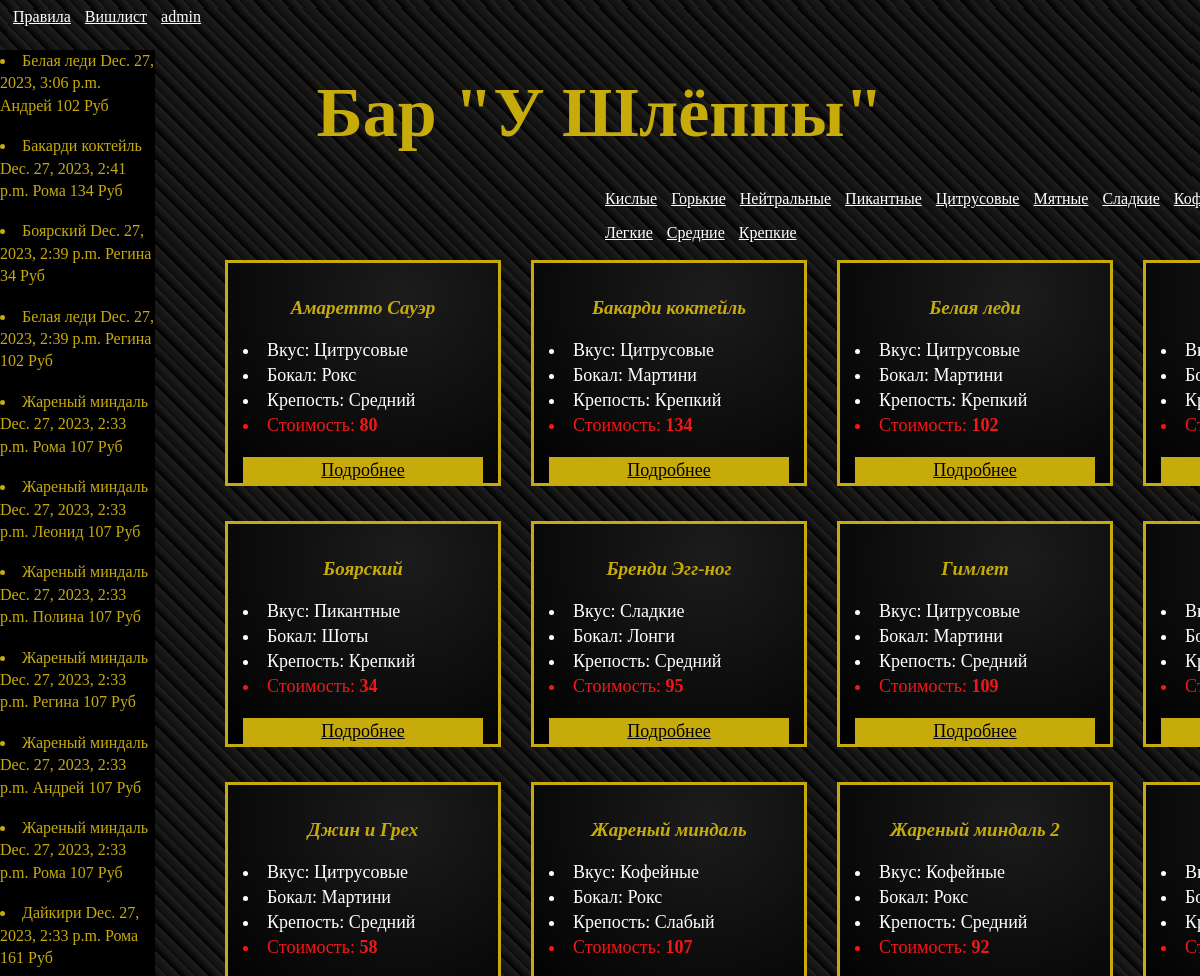
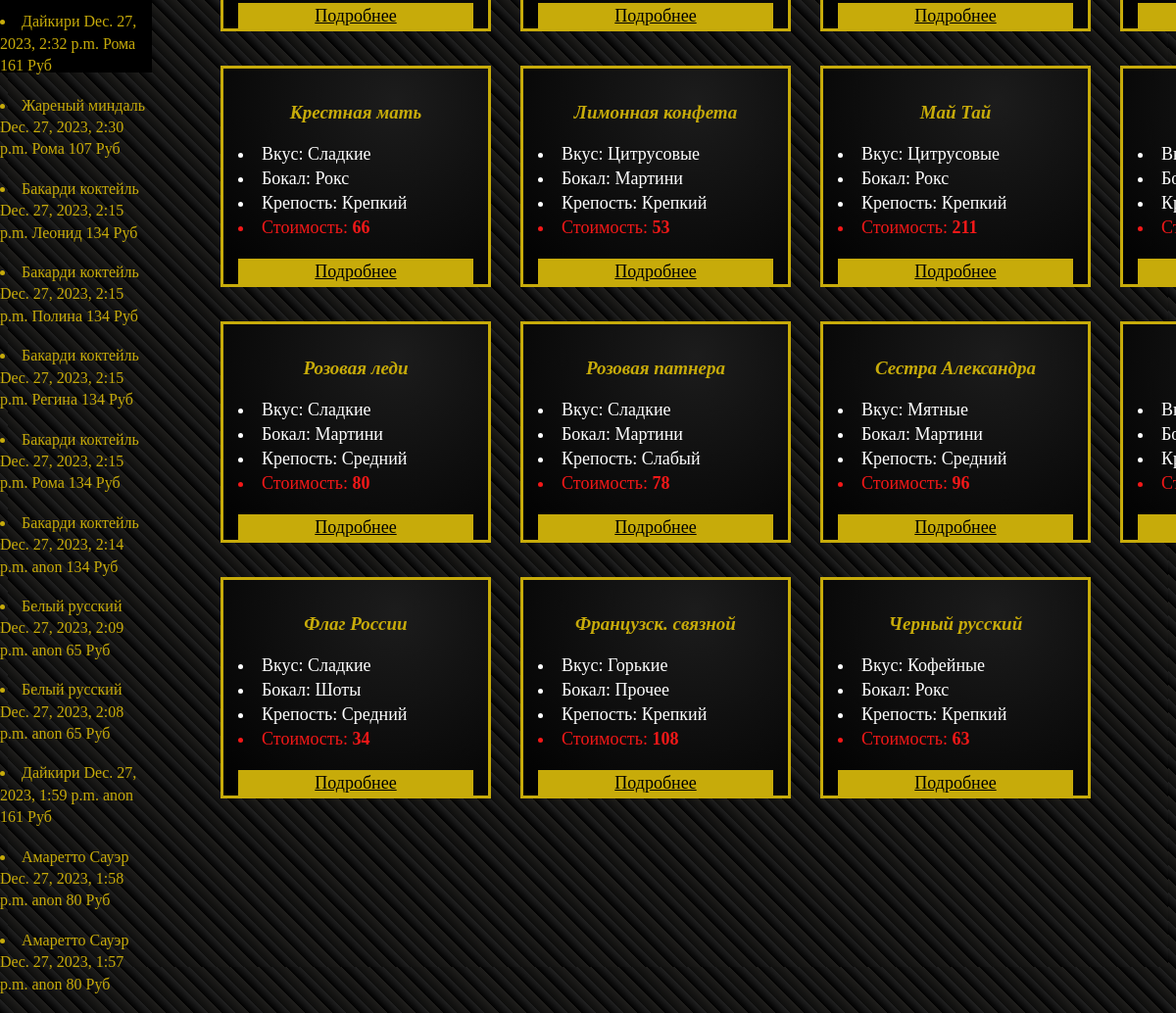
The page / on the database its author committed (2 pictures, top to bottom).
### cocktails/models.py (models this page shows)
class Cocktail(models.Model):
    name = models.CharField(max_length=200)
    ingridients = models.ManyToManyField(Ingridient)
    alcohol = models.ForeignKey(Alcohol, blank=True, on_delete=models.CASCADE)
    taste = models.ForeignKey(Taste, blank=True, on_delete=models.CASCADE)
    group = models.ForeignKey(Group, blank=True, on_delete=models.CASCADE)
    cost = models.IntegerField(default=1)
    comment = models.CharField(max_length=400, default='Это коктейль')
    img = models.ImageField(upload_to='media/', default='media/default.jpg')
    def __str__(self):
        return self.name

class Taste(models.Model):
    name = models.CharField(max_length=200)
    def __str__(self):
        return self.name

class Group(models.Model):
    name = models.CharField(max_length=200)
    def __str__(self):
        return self.name

class Alcohol(models.Model):
    name = models.CharField(max_length=200)
    def __str__(self):
        return self.name

class Bill(models.Model):
    timestamp = models.DateTimeField()
    cock_name = models.CharField(max_length=30)
    cost = models.IntegerField()
    client = models.CharField(max_length=20, default='anon')

### cocktails/views.py (the view)
# urls.py: path('', views.get_queryset, name='index'),
def get_queryset(request):
    not_aval_set = get_available()
    cocks = Cocktail.objects.all().exclude(id__in=not_aval_set).order_by('name')
    bills = show_bills()
    context = {
        'cocks': cocks,
        'bills': bills,
    }
    return render(request, 'cocktails/index.html', context=context)

### cocktails/views.py (called while the page is built)
def get_available():
    not_aval = []
    connect = sqlite3.connect('db.sqlite3')
    cursor = connect.cursor()
    cursor.execute(
        f"SELECT cocktails_ingridient_cost.cocktail_id_id FROM cocktails_ingridient_cost JOIN cocktails_ingridient ON cocktails_ingridient_cost.ingridient_id_id=cocktails_ingridient.id WHERE cocktails_ingridient.availability is False")
    not_aval_cocks = cursor.fetchall()
    connect.close()
    for cock in not_aval_cocks:
        not_aval.append(cock[0])
    not_aval_set = set(not_aval)
    return not_aval_set

def show_bills():
    today = str(date.today())
    bills = Bill.objects.filter(timestamp__icontains=today).order_by('-timestamp')
    return bills

### cocktails/templates/cocktails/index.html (shortened to what this page needs)
{% extends 'cocktails/base.html' %}
{% load static %}
{% block content %}
<!DOCTYPE html>
<html lang="en">
<head>
    <link type="text/css" href="{% static 'cocktails/css/style1.css' %}" rel="stylesheet">
</head>
<body>
<a href="http://127.0.0.1:8000/rules">Правила</a> <a href="http://127.0.0.1:8000/wishlist">Вишлист</a> <a href="http://127.0.0.1:8000/admin">admin</a>
<h1> Бар "У Шлёппы"</h1>
<div class="cont">
    <div class="cats">
    <a href="/taste/1">Кислые</a>
    <a href="/taste/2">Горькие</a>
    <a href="/taste/3">Нейтральные</a>
    <a href="/taste/4">Пикантные</a>
    <a href="/taste/5">Цитрусовые</a>
    <a href="/taste/6">Мятные</a>
    <a href="/taste/7">Сладкие</a>
    <a href="/taste/11">Кофейные</a>
    <a href="/alcohol/3">Легкие</a>
    <a href="/alcohol/2">Средние</a>
    <a href="/alcohol/1">Крепкие</a>
</div>
<div class="flex">
{% for i in cocks %}
    <div class="flex-itm"><h3>{{ i }}</h3>
    <li>Вкус: {{ i.taste }}</li>
    <li>Бокал: {{ i.group }}</li>
    <li>Крепость: {{ i.alcohol }}</li>
    <li class="cost">Стоимость: <b>{{ i.cost }}</b></li>
    <p class="button"><a class="lenk" href="{% url 'cocktail' i.pk %}">Подробнее</a></p></div>
{% endfor %}
</div>
</div>
</body>
</html>
{% endblock %}

### cocktails/templates/cocktails/base.html (shortened to what this page needs)
{% load static %}
<head>
</head>
<body>
            {% block content %}
            {% endblock %}
<div class='bills'>
{% for bill in bills %}
    <li>{{ bill.cock_name }} {{ bill.timestamp }} {{ bill.client }} {{ bill.cost }} Руб</li>
    <br>
{% endfor %}
</div>
</body>

### cocktails/static/cocktails/css/style1.css (style rules this page uses)
html, body { padding: 0px; color: #c7ab0a; background: repeating-linear-gradient(45deg, #000000, #212121 10px, #0d0d0c 10px, #1f1e1c 20px); font-family: Gill Sans; }
h1 { text-align: center; font-size: 70px; font-family: Marker Felt; }
h3 { font-style: italic; text-align: center; color: #c7ab0a; font-size: 19px; }
a { color: #FFFFFF; margin: 5px; padding: 0px; }
li { line-height: 140%; }
.flex { display: flex; width: 1600px; height: 500px; flex-flow: wrap; margin-top: 0px; margin-left: 0px; padding: 40px; }
.flex-itm { margin: 15px; padding: 15px; width: 240px; height: 190px; font-size: 18px; border: 3px solid #c7ab0a; background: radial-gradient(circle at 65% 15%, #1c1c1c, #000000); color: #FFFFFF; margin-top: 20px; }
.cost { margin: 0px; padding: 0px; color: #f21818; }
.button { border: 3px solid #c7ab0a; text-align: center; background: #c7ab0a; font-style: bold; }
.lenk { color: #000000; font-style: bold; }
.bills { width: 155px; height: 1000px; position: absolute; top:50px; left:0px; background: #000000; }

### rows shown on the page
Cocktail: name "Амаретто Сауэр", taste "Цитрусовые", group "Рокс", alcohol "Средний", cost "80"
Cocktail: name "Бакарди коктейль", taste "Цитрусовые", group "Мартини", alcohol "Крепкий", cost "134"
Cocktail: name "Белая леди", taste "Цитрусовые", group "Мартини", alcohol "Крепкий", cost "102"
Cocktail: name "Боярский", taste "Пикантные", group "Шоты", alcohol "Крепкий", cost "34"
Cocktail: name "Бренди Эгг-ног", taste "Сладкие", group "Лонги", alcohol "Средний", cost "95"
Cocktail: name "Гимлет", taste "Цитрусовые", group "Мартини", alcohol "Средний", cost "109"
Cocktail: name "Джин и Грех", taste "Цитрусовые", group "Мартини", alcohol "Средний", cost "58"
Cocktail: name "Жареный миндаль", taste "Кофейные", group "Рокс", alcohol "Слабый", cost "107"
Cocktail: name "Жареный миндаль 2", taste "Кофейные", group "Рокс", alcohol "Средний", cost "92"
Cocktail: name "Крестная мать", taste "Сладкие", group "Рокс", alcohol "Крепкий", cost "66"
Cocktail: name "Лимонная конфета", taste "Цитрусовые", group "Мартини", alcohol "Крепкий", cost "53"
Cocktail: name "Май Тай", taste "Цитрусовые", group "Рокс", alcohol "Крепкий", cost "211"
Cocktail: name "Розовая леди", taste "Сладкие", group "Мартини", alcohol "Средний", cost "80"
Cocktail: name "Розовая патнера", taste "Сладкие", group "Мартини", alcohol "Слабый", cost "78"
Cocktail: name "Сестра Александра", taste "Мятные", group "Мартини", alcohol "Средний", cost "96"
Cocktail: name "Флаг России", taste "Сладкие", group "Шоты", alcohol "Средний", cost "34"
Cocktail: name "Французск. связной", taste "Горькие", group "Прочее", alcohol "Крепкий", cost "108"
Cocktail: name "Черный русский", taste "Кофейные", group "Рокс", alcohol "Крепкий", cost "63"
Bill: cock_name "Белая леди", timestamp "Dec. 27, 2023, 3:06 p.m.", client "Андрей", cost "102"
Bill: cock_name "Бакарди коктейль", timestamp "Dec. 27, 2023, 2:41 p.m.", client "Рома", cost "134"
Bill: cock_name "Боярский", timestamp "Dec. 27, 2023, 2:39 p.m.", client "Регина", cost "34"
Bill: cock_name "Белая леди", timestamp "Dec. 27, 2023, 2:39 p.m.", client "Регина", cost "102"
Bill: cock_name "Жареный миндаль", timestamp "Dec. 27, 2023, 2:33 p.m.", client "Рома", cost "107"
Bill: cock_name "Жареный миндаль", timestamp "Dec. 27, 2023, 2:33 p.m.", client "Леонид", cost "107"
Bill: cock_name "Жареный миндаль", timestamp "Dec. 27, 2023, 2:33 p.m.", client "Полина", cost "107"
Bill: cock_name "Жареный миндаль", timestamp "Dec. 27, 2023, 2:33 p.m.", client "Регина", cost "107"
Bill: cock_name "Жареный миндаль", timestamp "Dec. 27, 2023, 2:33 p.m.", client "Андрей", cost "107"
Bill: cock_name "Жареный миндаль", timestamp "Dec. 27, 2023, 2:33 p.m.", client "Рома", cost "107"
Bill: cock_name "Дайкири", timestamp "Dec. 27, 2023, 2:33 p.m.", client "Рома", cost "161"
Bill: cock_name "Дайкири", timestamp "Dec. 27, 2023, 2:32 p.m.", client "Рома", cost "161"
Bill: cock_name "Жареный миндаль", timestamp "Dec. 27, 2023, 2:30 p.m.", client "Рома", cost "107"
Bill: cock_name "Бакарди коктейль", timestamp "Dec. 27, 2023, 2:15 p.m.", client "Леонид", cost "134"
Bill: cock_name "Бакарди коктейль", timestamp "Dec. 27, 2023, 2:15 p.m.", client "Полина", cost "134"
Bill: cock_name "Бакарди коктейль", timestamp "Dec. 27, 2023, 2:15 p.m.", client "Регина", cost "134"
Bill: cock_name "Бакарди коктейль", timestamp "Dec. 27, 2023, 2:15 p.m.", client "Рома", cost "134"
Bill: cock_name "Бакарди коктейль", timestamp "Dec. 27, 2023, 2:14 p.m.", client "anon", cost "134"
Bill: cock_name "Белый русский", timestamp "Dec. 27, 2023, 2:09 p.m.", client "anon", cost "65"
Bill: cock_name "Белый русский", timestamp "Dec. 27, 2023, 2:08 p.m.", client "anon", cost "65"
Bill: cock_name "Дайкири", timestamp "Dec. 27, 2023, 1:59 p.m.", client "anon", cost "161"
Bill: cock_name "Амаретто Сауэр", timestamp "Dec. 27, 2023, 1:58 p.m.", client "anon", cost "80"
Bill: cock_name "Амаретто Сауэр", timestamp "Dec. 27, 2023, 1:57 p.m.", client "anon", cost "80"
